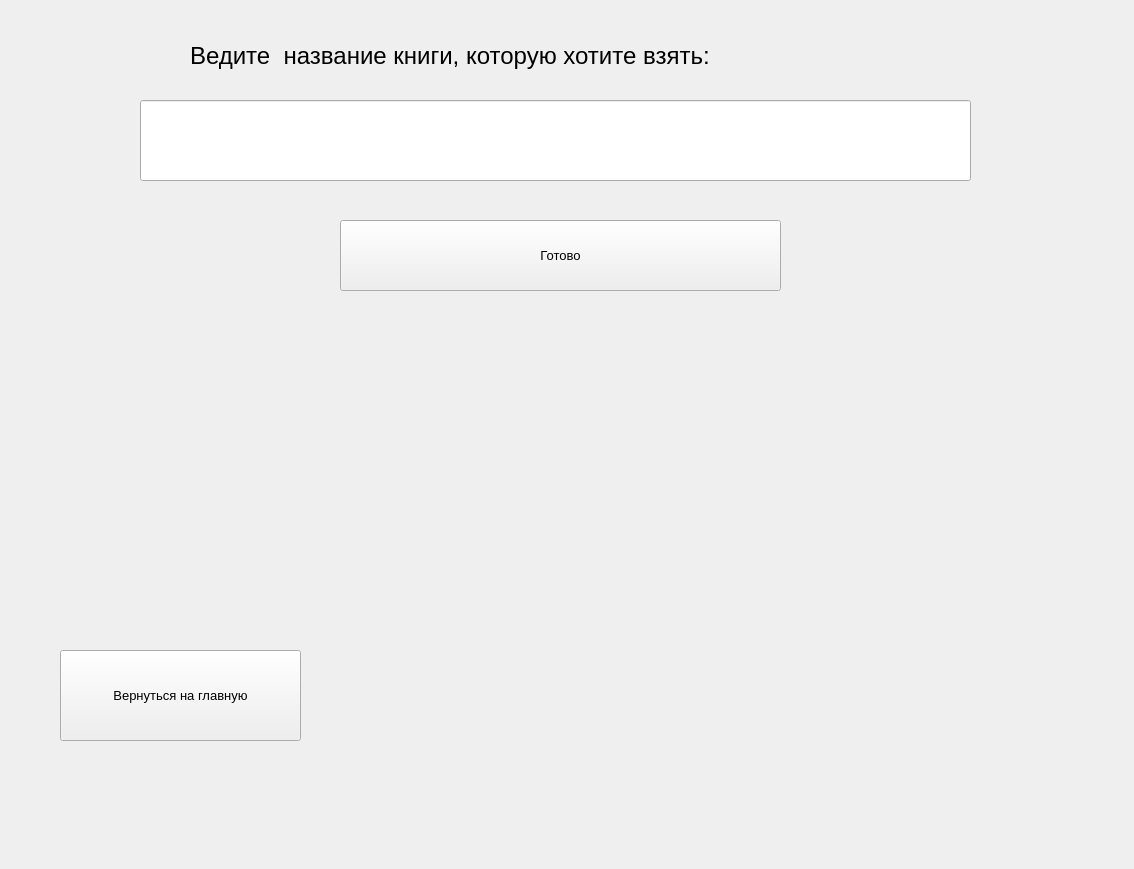
<?xml version="1.0" encoding="UTF-8"?>
<ui version="4.0">
 <class>turn_book</class>
 <widget class="QWidget" name="turn_book">
  <property name="geometry">
   <rect>
    <x>0</x>
    <y>0</y>
    <width>1134</width>
    <height>869</height>
   </rect>
  </property>
  <property name="windowTitle">
   <string>Взять книгу</string>
  </property>
  <widget class="QLabel" name="label">
   <property name="geometry">
    <rect>
     <x>190</x>
     <y>30</y>
     <width>691</width>
     <height>51</height>
    </rect>
   </property>
   <property name="font">
    <font>
     <pointsize>18</pointsize>
    </font>
   </property>
   <property name="text">
    <string>Ведите  название книги, которую хотите взять:</string>
   </property>
  </widget>
  <widget class="QLineEdit" name="book_title">
   <property name="geometry">
    <rect>
     <x>140</x>
     <y>100</y>
     <width>831</width>
     <height>81</height>
    </rect>
   </property>
   <property name="font">
    <font>
     <pointsize>16</pointsize>
    </font>
   </property>
  </widget>
  <widget class="QPushButton" name="ready_2">
   <property name="geometry">
    <rect>
     <x>340</x>
     <y>220</y>
     <width>441</width>
     <height>71</height>
    </rect>
   </property>
   <property name="font">
    <font>
     <pointsize>10</pointsize>
    </font>
   </property>
   <property name="text">
    <string>Готово</string>
   </property>
  </widget>
  <widget class="QLabel" name="status">
   <property name="geometry">
    <rect>
     <x>150</x>
     <y>360</y>
     <width>811</width>
     <height>71</height>
    </rect>
   </property>
   <property name="font">
    <font>
     <pointsize>16</pointsize>
    </font>
   </property>
   <property name="text">
    <string/>
   </property>
  </widget>
  <widget class="QPushButton" name="back_to_start_2">
   <property name="geometry">
    <rect>
     <x>60</x>
     <y>650</y>
     <width>241</width>
     <height>91</height>
    </rect>
   </property>
   <property name="font">
    <font>
     <pointsize>10</pointsize>
    </font>
   </property>
   <property name="text">
    <string>Вернуться на главную</string>
   </property>
  </widget>
 </widget>
 <resources/>
 <connections/>
</ui>
